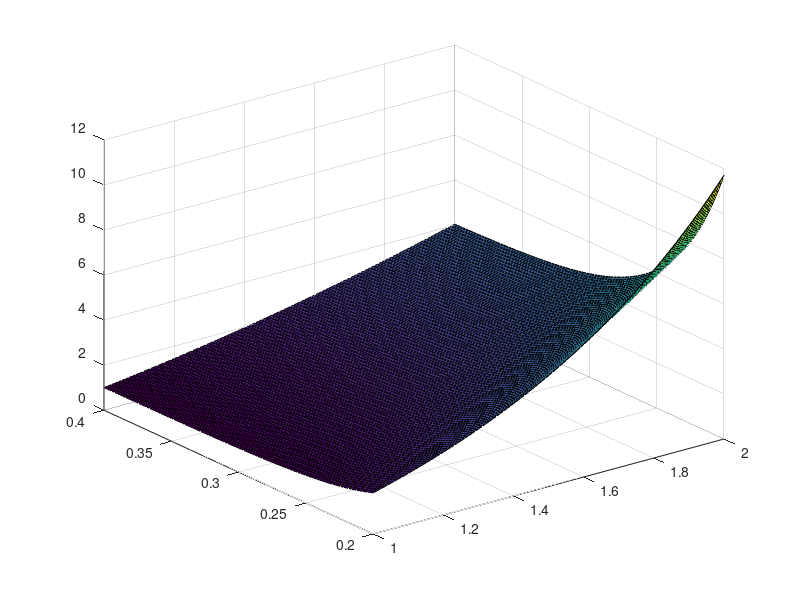

Source code (MATLAB): (Note: this script raises an error after producing the figure.)
[X, Y] = meshgrid(1:0.01:2,0.2:0.002:0.4);
Z = X.^2 + 30.*X.*exp(-(Y-0.06.*X)/0.039);
surf(X,Y,Z);

hold all;
w = Z(:);
X = X(:);
Y = Y(:);

u = [X,Y];

x = log(u);
y = log(w);

s = compare_fits(x,y, 3,1);

[u1, u2] = meshgrid(1:0.1:2,0.2:0.02:0.4);

% Max Affine Fitting
% PAR_MA = s.maxaffine.params{1};
% A = PAR_MA([2,3,5,6]);
% B = PAR_MA([1,4]);
% w_MA = exp(B(1)) .* u1.^A(1) .* u2.^A(2);
% surf(u1,u2,w_MA);
% hold all;
% w_MA = exp(B(2)) .* u1.^A(3) .* u2.^A(4);
% surf(u1,u2,w_MA);
% hold all;

% Softmax Affine Fitting
PAR_SMA = s.softmax_optMAinit.params{1};
A = PAR_SMA([2,3,5,6,8,9]);
B = PAR_SMA([1,4,7]);
alpha = 1/PAR_SMA(end);
% alpha = PAR_SMA(end);
w_SMA = (exp(alpha.*B(1)) .* u1.^(alpha*A(1)) .* u2.^(alpha*A(2)) +...
        exp(alpha.*B(2)) .* u1.^(alpha*A(3)) .* u2.^(alpha*A(4)) +...
        exp(alpha.*B(3)) .* u1.^(alpha*A(5)) .* u2.^(alpha*A(6))...
        ).^(1/alpha);
surf(u1,u2,w_SMA);